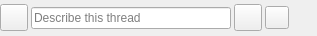
<?xml version="1.0" encoding="UTF-8"?>
<ui version="4.0">
 <class>MiceThread</class>
 <widget class="QWidget" name="MiceThread">
  <property name="geometry">
   <rect>
    <x>0</x>
    <y>0</y>
    <width>317</width>
    <height>36</height>
   </rect>
  </property>
  <property name="windowTitle">
   <string>Form</string>
  </property>
  <layout class="QHBoxLayout" name="horizontalLayout">
   <property name="spacing">
    <number>3</number>
   </property>
   <property name="leftMargin">
    <number>0</number>
   </property>
   <property name="topMargin">
    <number>0</number>
   </property>
   <property name="rightMargin">
    <number>0</number>
   </property>
   <property name="bottomMargin">
    <number>0</number>
   </property>
   <item>
    <widget class="Icon" name="icon">
     <property name="iconSize">
      <size>
       <width>20</width>
       <height>20</height>
      </size>
     </property>
    </widget>
   </item>
   <item>
    <widget class="QLineEdit" name="lineText">
     <property name="minimumSize">
      <size>
       <width>200</width>
       <height>0</height>
      </size>
     </property>
     <property name="maximumSize">
      <size>
       <width>600</width>
       <height>16777215</height>
      </size>
     </property>
     <property name="placeholderText">
      <string>Describe this thread</string>
     </property>
    </widget>
   </item>
   <item>
    <widget class="Icon" name="icon_2">
     <property name="iconSize">
      <size>
       <width>20</width>
       <height>20</height>
      </size>
     </property>
     <property name="iconName" stdset="0">
      <string>mdi.transfer-right</string>
     </property>
    </widget>
   </item>
   <item>
    <widget class="RemovalButton" name="btnRemoval"/>
   </item>
   <item>
    <spacer name="horizontalSpacer">
     <property name="orientation">
      <enum>Qt::Horizontal</enum>
     </property>
     <property name="sizeHint" stdset="0">
      <size>
       <width>40</width>
       <height>20</height>
      </size>
     </property>
    </spacer>
   </item>
  </layout>
 </widget>
 <customwidgets>
  <customwidget>
   <class>Icon</class>
   <extends>QToolButton</extends>
   <header>plotlyst.view.widget.display</header>
  </customwidget>
  <customwidget>
   <class>RemovalButton</class>
   <extends>QToolButton</extends>
   <header>plotlyst.view.widget.input</header>
  </customwidget>
 </customwidgets>
 <resources/>
 <connections/>
</ui>
